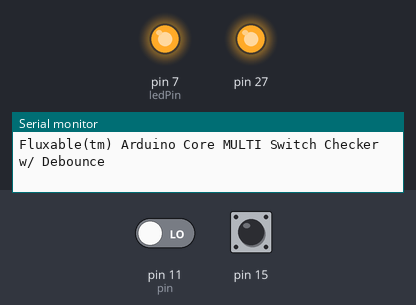
The sketch below on a simulated Arduino Mega 2560, built with avr-gcc and run on an emulated ATmega2560. Shown: output pins drawn as LEDs (lit = HIGH), the last lines printed to the serial monitor. The inputs (shaded band) are chosen by the test bench; at power-on: pin 11 (pin) LOW, pin 15 LOW.

Above: at 1.2 s.
1.3 s: pin 11 (pin) driven HIGH
2.8 s: pin 11 (pin) driven LOW
At 3.7 s:
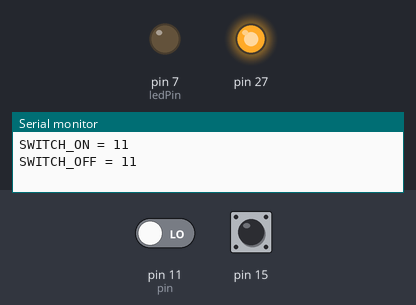
4.3 s: pin 15 pulsed HIGH 2 times (0.12 s each, 0.3 s apart)
At 5.9 s:
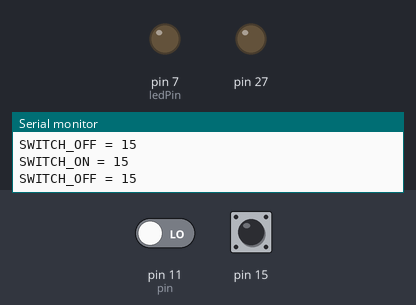
6.4 s: pin 11 (pin) driven HIGH
At 7.1 s:
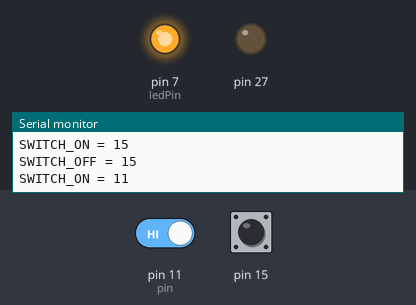
7.9 s: pin 15 driven HIGH
At 8.3 s:
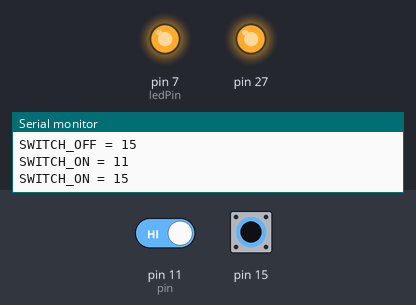
9.4 s: pin 15 driven LOW
At 10.1 s:
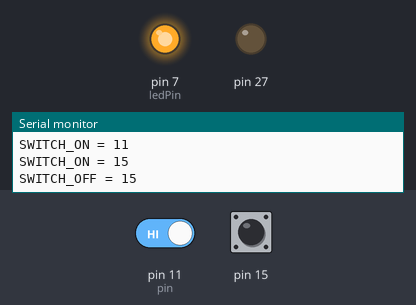
Timing chart, 0 to 11.9 s (numbered marks = the images above; inputs shaded):
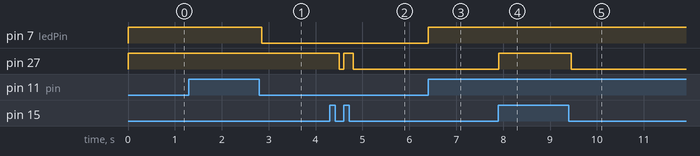

Measured:
- after the input at 2.8 s, pin 7 (ledPin): HIGH → LOW after 0.05 s
- after the input at 4.3 s, pin 27: HIGH → LOW after 0.20 s, → HIGH 0.10 s later, → LOW 0.20 s later
- after the input at 6.4 s, pin 7 (ledPin): LOW → HIGH at once
- after the input at 7.9 s, pin 27: LOW → HIGH at once
- after the input at 9.4 s, pin 27: HIGH → LOW after 0.06 s

The sketch:

SwitchTester_Multi.ino
```cpp
//  Switch Testing Circuit w/ Debounce
//  Set the Digital Input Pin to use and the debounce/settling time in milliseconds
//  Includes support for lighted switches (disables the LED during press for visual confirmation)

//  CONFIG SETTINGS
#define DEBOUNCE 50

typedef struct
{
  byte          pin;        //  Pin to read for Switch
  byte          ledPin;     //  Pin for LED toggle
  unsigned long debounce;   //  Number of milli seconds to keep the Pushed State HIGH
  unsigned int  readVal;
  boolean       wasPushed;  //  Flag tracking ON or OFF state
  unsigned long lastPush;   //  Record the time that we measured a shock
  unsigned long pushSpan;   //  How long the button was pressed
} Button;

Button buttons[1];


void setup ()
{
  Serial.begin(115200);
  Serial.println("Fluxable(tm) Arduino Core MULTI Switch Checker w/ Debounce");
//  S1  7
//  L1  11
//  S2  15
//  L2  27

  buttons[0].pin = 11;
  buttons[0].ledPin = 7;
  buttons[0].debounce = DEBOUNCE;
  buttons[0].wasPushed = false;
  buttons[0].lastPush = 0;
  buttons[0].pushSpan = 0;
  buttons[0].readVal = LOW;

  buttons[1].pin = 15;
  buttons[1].ledPin = 27;
  buttons[1].debounce = DEBOUNCE;
  buttons[1].wasPushed = false;
  buttons[1].lastPush = 0;
  buttons[1].pushSpan = 0;
  buttons[1].readVal = LOW;

  pinMode (buttons[0].pin, INPUT);
  pinMode (buttons[1].pin, INPUT);

  pinMode (buttons[0].ledPin, OUTPUT);
  pinMode (buttons[1].ledPin, OUTPUT);

  digitalWrite(buttons[0].ledPin, HIGH);
  digitalWrite(buttons[1].ledPin, HIGH);
}

void loop ()
{

  //  SWITCH DETECT Read the Switch Value and set the [wasPushed] flag
  //  Loop through the array of buttons to monitor
  for (int switchPin = 0; switchPin < 2; switchPin++) {
    //  Read this pin's value
    buttons[switchPin].readVal = digitalRead(buttons[switchPin].pin);

    //  Test the state and respond LOW=Closed switch, HIGH=Open Switch
    if (buttons[switchPin].readVal == HIGH) {
      //  Switch pushed/switched ON, record the time
      buttons[switchPin].lastPush = millis();
      // Delays the amount of debounce/settling time
      if (!buttons[switchPin].wasPushed) {
        Serial.print("SWITCH_ON = "); Serial.println(buttons[switchPin].pin);
        buttons[switchPin].wasPushed = true;
        // Disable the LED to flash when pushed
        digitalWrite(buttons[switchPin].ledPin, HIGH);
      }
    }
    else
    {
      //  If the time of the settling period has expired, reset the state, to detect again
      buttons[switchPin].pushSpan = millis() - buttons[switchPin].lastPush;
      if (buttons[switchPin].wasPushed) {
        if (buttons[switchPin].pushSpan > buttons[switchPin].debounce) {
          Serial.print("SWITCH_OFF = "); Serial.println(buttons[switchPin].pin);
          digitalWrite(buttons[switchPin].ledPin, LOW);
          buttons[switchPin].wasPushed = false;
        }
      }
    }
  }
  delay(DEBOUNCE);

}
```
